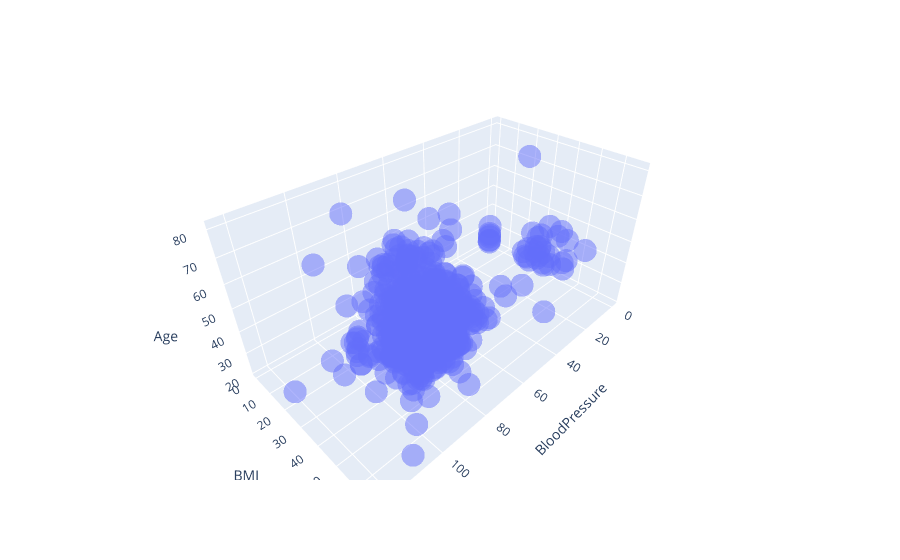

The cell this chart's notebook holds for it:
### Code cell
px.scatter_3d(data,x= 'BloodPressure',y='BMI',z='Age',opacity=.5 )

### Figure 1 — Plotly figure (JSON) as saved in the notebook; plotly's stock layout.template omitted (floating-point values rounded to 4 significant figures; data arrays with more than 128 entries replaced by an {"elided": "..."} marker saying what was removed)
{"data": [{"hovertemplate": "BloodPressure=%{x}<br>BMI=%{y}<br>Age=%{z}<extra></extra>", "legendgroup": "", "marker": {"color": "#636efa", "opacity": 0.5, "symbol": "circle"}, "mode": "markers", "name": "", "scene": "scene", "showlegend": false, "type": "scatter3d", "x": {"elided": "768 int values"}, "y": {"elided": "768 float values"}, "z": {"elided": "768 int values"}}], "layout": {"legend": {"tracegroupgap": 0}, "margin": {"t": 60}, "scene": {"domain": {"x": [0, 1], "y": [0, 1]}, "xaxis": {"title": {"text": "BloodPressure"}}, "yaxis": {"title": {"text": "BMI"}}, "zaxis": {"title": {"text": "Age"}}}}}
